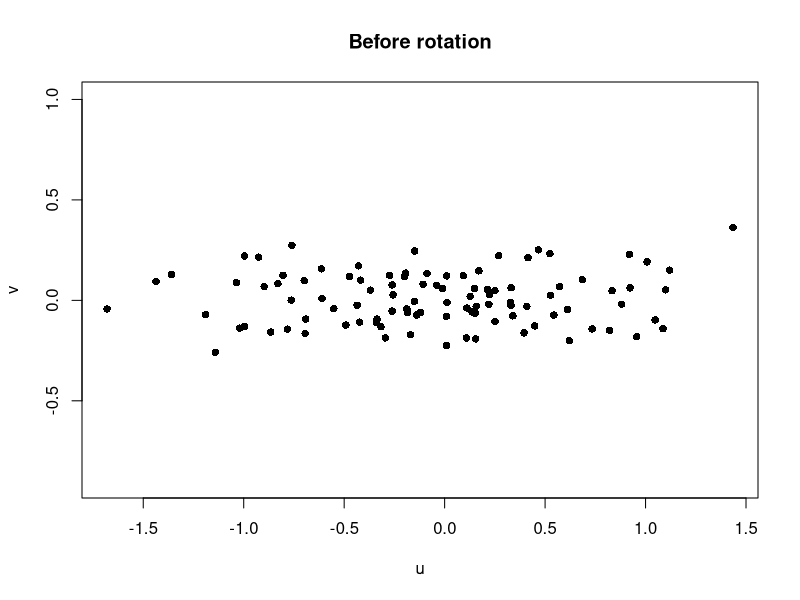
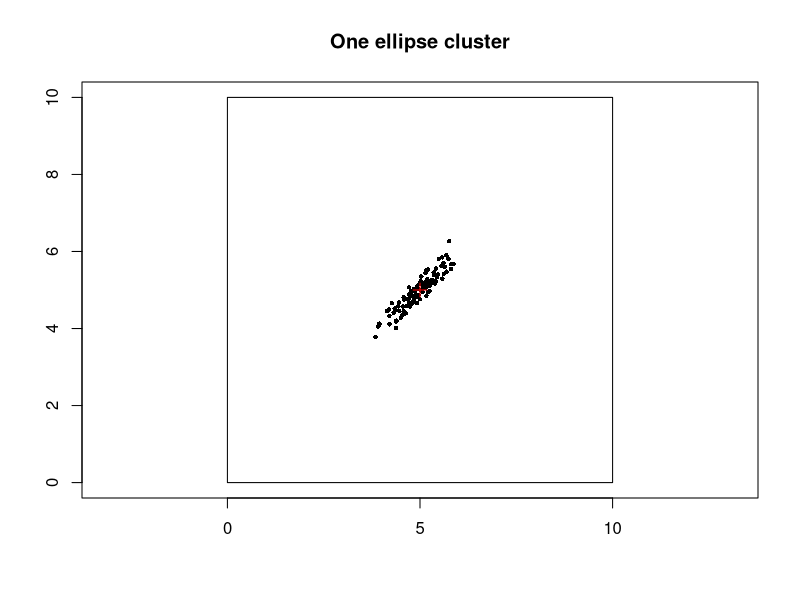
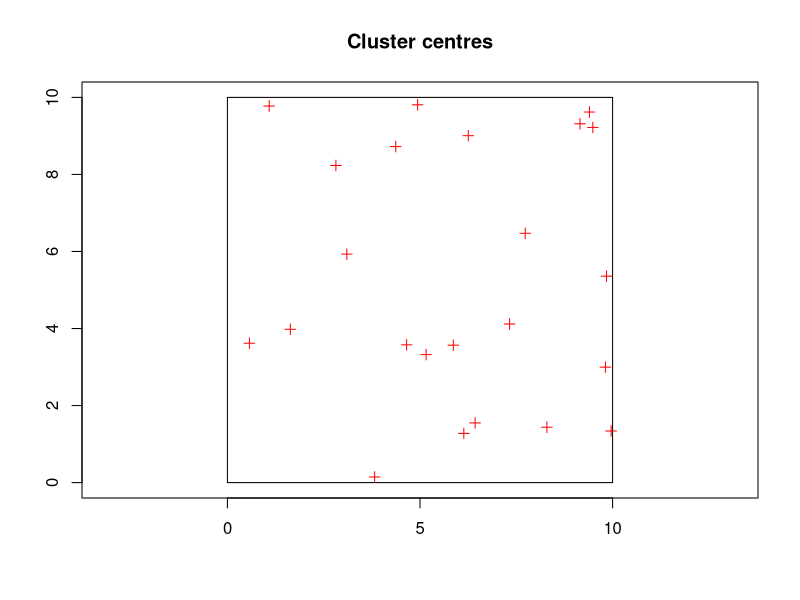
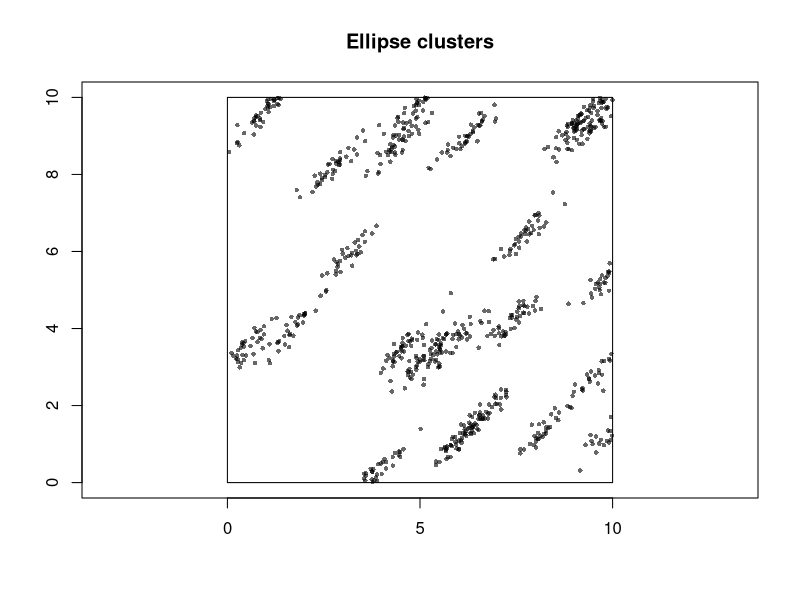
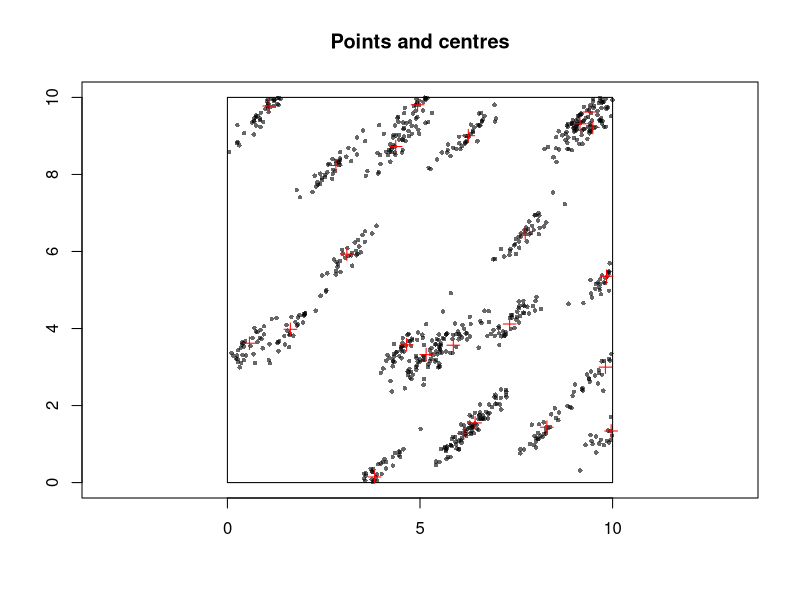
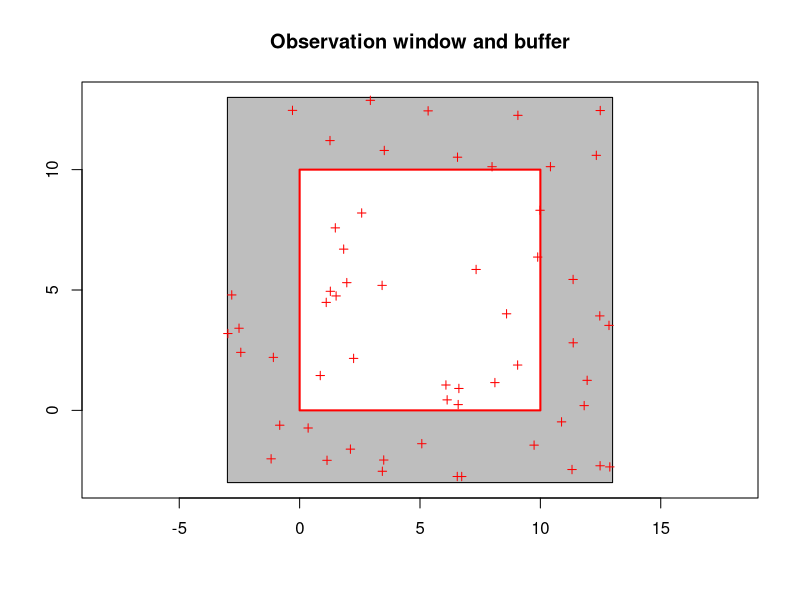
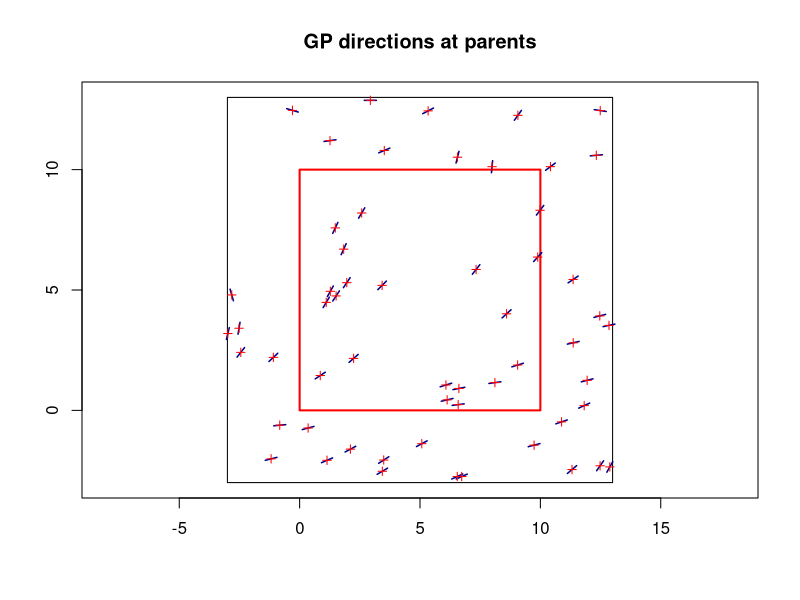
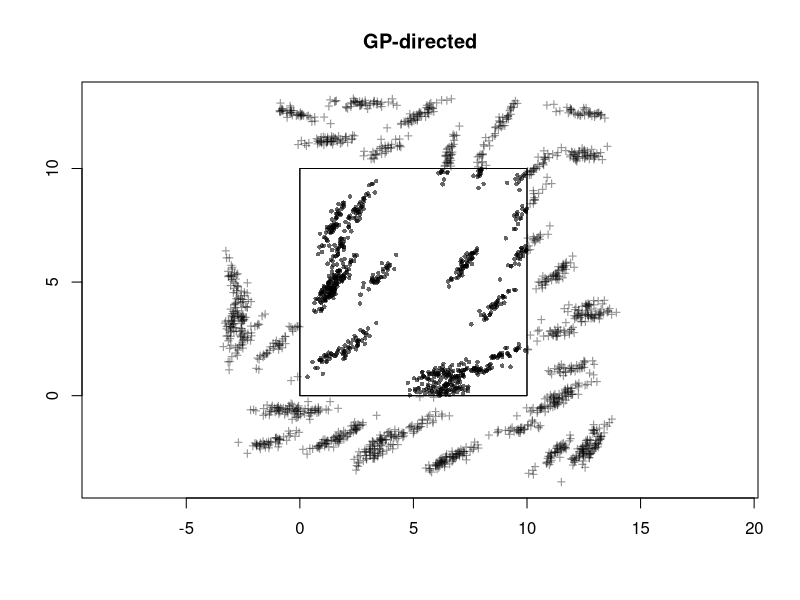

Recreate these plots in R, in order.
## ---- chunk 1
knitr::opts_chunk$set(echo = TRUE,
                      fig.width = 6, fig.height = 6
                      )
## ---- chunk 2
library(spatstat.geom)
library(spatstat.random)
## ---- chunk 3
W <- owin(xrange = c(0, 10), yrange = c(0, 10))

sigma_parallel <- 0.60
sigma_perp <- 0.12
theta0 <- pi / 4
## ---- chunk 4
n <- 100
u <- rnorm(n, mean = 0, sd = sigma_parallel)
v <- rnorm(n, mean = 0, sd = sigma_perp)

plot(u, v, asp = 1, pch = 16,
     xlab = "u", ylab = "v", main = "Before rotation")

dx <- u * cos(theta0) - v * sin(theta0)
dy <- u * sin(theta0) + v * cos(theta0)
xy <- data.frame(x = 5 + dx, y = 5 + dy)

plot(W, main = "One ellipse cluster", axes = TRUE)
points(xy$x, xy$y, pch = 16, cex = 0.6)
points(5, 5, pch = 3, col = "red", cex = 1.3)
## ---- chunk 5
lambda_centers <- 0.2
X_parent <- rpoispp(lambda_centers, win = W)
xy_parent <- data.frame(x = X_parent$x, y = X_parent$y)
n_parent <- npoints(X_parent)

n_parent
plot(X_parent, main = "Cluster centres", axes = TRUE,
     pch = 3, cols = "red")
## ---- chunk 6
lambda_offspring <- 40
n_offspring <- rpois(n_parent, lambda = lambda_offspring)

n_offspring

xy <- data.frame(x = numeric(), y = numeric()) #
for (i in seq_len(n_parent)) {
  u <- rnorm(n_offspring[i], sd = sigma_parallel)
  v <- rnorm(n_offspring[i], sd = sigma_perp)
  
  xy_i <- data.frame(
    x = xy_parent$x[i] + u * cos(theta0) - v * sin(theta0),
    y = xy_parent$y[i] + u * sin(theta0) + v * cos(theta0)
  )
  xy <- rbind(xy, xy_i)
}

keep <- inside.owin(xy$x, xy$y, W) #only keep points in the window 
X <- ppp(x = xy$x[keep], y = xy$y[keep], window = W)

sum(n_offspring)
npoints(X)

plot(X, main = "Ellipse clusters", axes = TRUE, pch = 16, cex = 0.6)
plot(X, main = "Points and centres", axes = TRUE, pch = 16, cex = 0.6)
plot(X_parent, add = TRUE, pch = 3, cols = "red", cex = 1.2)
## ---- chunk 7

buffer <- 5 * max(sigma_parallel, sigma_perp)
W_sim <- owin(
  xrange = W$xrange + c(-buffer, buffer),
  yrange = W$yrange + c(-buffer, buffer)
)
## ---- chunk 8
X_parent <- rpoispp(lambda_centers, win = W_sim)
xy_parent <- data.frame(x = X_parent$x, y = X_parent$y)
n_parent <- npoints(X_parent)
n_parent
## ---- chunk 9
plot(W_sim, main = "Observation window and buffer", axes = TRUE, col = "grey")
plot(W, add = TRUE, col = "white", border = "red", lwd = 2)
plot(X_parent, add = TRUE, pch = 3, cols = "red", cex = 0.8)
## ---- chunk 10
sigma_gp <- 0.6
rho_gp <- 3

D_gp <- as.matrix(dist(xy_parent))
Sigma_gp <- sigma_gp^2 * exp(-D_gp^2 / (2 * rho_gp^2)) #Covaariance

R_gp <- chol(Sigma_gp)

z_gp <- rnorm(n_parent)
Z_gp <- as.vector(t(R_gp) %*% z_gp)

theta_gp <- (theta0 + Z_gp) %% pi

line_length <- 0.5
dx_parent <- line_length / 2 * cos(theta_gp)
dy_parent <- line_length / 2 * sin(theta_gp)

plot(W_sim, main = "GP directions at parents", axes = TRUE)
plot(W, add = TRUE, border = "red", lwd = 2)
segments(xy_parent$x - dx_parent, xy_parent$y - dy_parent,
         xy_parent$x + dx_parent, xy_parent$y + dy_parent,
         col = "darkblue", lwd = 1.5)
plot(X_parent, add = TRUE, pch = 3, cols = "red", cex = 0.8)
## ---- chunk 11
n_offspring <- rpois(n_parent, lambda = lambda_offspring)
n_offspring
xy <- data.frame(x = numeric(), y = numeric())

for (i in seq_len(n_parent)) {
  u <- rnorm(n_offspring[i], sd = sigma_parallel)
  v <- rnorm(n_offspring[i], sd = sigma_perp)
  xy_i <- data.frame(
    x = xy_parent$x[i] + u * cos(theta_gp[i]) - v * sin(theta_gp[i]),
    y = xy_parent$y[i] + u * sin(theta_gp[i]) + v * cos(theta_gp[i])
  )
  xy <- rbind(xy, xy_i)
}

X <- ppp(x = xy$x, y = xy$y, window = W)
sum(n_offspring)
npoints(X)
## ---- chunk 12
plot(X, main = "GP-directed", axes = TRUE, pch = 16, cex = 0.6)
## ---- chunk 13
keep <- inside.owin(xy$x, xy$y, W)
X <- ppp(x = xy$x[keep], y = xy$y[keep], window = W)
sum(n_offspring)
npoints(X)
#plot(X, main = "GP-directed Inside", axes = TRUE, pch = 16, cex = 0.6)
plot(X, axes = TRUE, pch = 16, cex = 0.6)
## ---- chunk 14
plot(X, main = "GP-directed Inside", axes = TRUE, pch = 16, cex = 0.6)
plot(X_parent[W], add = TRUE, pch = 3, cols = "red", cex = 0.8)
## ---- chunk 15
rotate_gp <- function(theta_new) {
  id_parent <- rep(seq_len(n_parent), times = n_offspring)
  dx <- xy$x - xy_parent$x[id_parent]
  dy <- xy$y - xy_parent$y[id_parent]
  dtheta <- theta_new[id_parent] - theta_gp[id_parent]

  xy_new <- data.frame(
    x = xy_parent$x[id_parent] + dx * cos(dtheta) - dy * sin(dtheta),
    y = xy_parent$y[id_parent] + dx * sin(dtheta) + dy * cos(dtheta)
  )

  keep <- inside.owin(xy_new$x, xy_new$y, W)
  ppp(x = xy_new$x[keep], y = xy_new$y[keep], window = W)
}
## ---- chunk 16
theta_logistic <- pi * plogis(qlogis(theta0 / pi) + Z_gp)
X_logistic <- rotate_gp(theta_logistic)

par(mfrow = c(1, 2))
plot(X, main = "mod pi", axes = TRUE, pch = 16, cex = 0.6)
plot(X_logistic, main = "Logistic", axes = TRUE, pch = 16, cex = 0.6)
par(mfrow = c(1, 1))
## ---- chunk 17
z <- seq(-40, 40, length.out = 1000) 
matplot(z, cbind((theta0 + z) %% pi, pi * plogis(qlogis(theta0 / pi) + z)) * 180 / pi, pch = 16, cex = 0.3, col = c("blue", "red"), xlab = "Z(s)", ylab = "Angle (degrees)")

## ---- chunk 18
theta0 <- 0

# Density of GP_angle
theta_mod <- (theta0 + Z_gp) %% pi
theta_logistic <- (theta0 + pi * (plogis(Z_gp) - 0.5)) %% pi


angle_density <- function(theta) {
  angle <- theta * 180 / pi
  d <- density(c(angle - 180, angle, angle + 180),
               bw = 10, from = 0, to = 180)
  d$y <- 3 * d$y
  return(d)
}

density_mod <- angle_density(theta_mod)
density_logistic <- angle_density(theta_logistic)


ylim_density <- c(0, max(density_mod$y, density_logistic$y))

par(mfrow = c(1, 1))
plot(density_mod, col = "blue", lwd = 2,
     xlim = c(0, 180), ylim = ylim_density,
     main = "Angle distributions: theta0 = 0",
     xlab = "Angle (degrees)", ylab = "Density")

lines(density_logistic, col = "red", lwd = 2)

legend("topright",
       legend = c("mod pi", "logistic"),
       col = c("blue", "red"),
       lwd = 2, bty = "n")
## ---- chunk 19
# observepoint
n_field <- 500
xy_field <- data.frame(
  x = runif(n_field, W$xrange[1], W$xrange[2]),
  y = runif(n_field, W$yrange[1], W$yrange[2])
)

# 
D_field <- as.matrix(dist(xy_field))
Sigma_field <- sigma_gp^2 * exp(-D_field^2 / (2 * rho_gp^2))
Sigma_field <- Sigma_field + diag(1e-8, n_field)
R_field <- chol(Sigma_field)

# 
GP1 <- as.vector(t(R_field) %*% rnorm(n_field))
GP2 <- as.vector(t(R_field) %*% rnorm(n_field))

# (GP1,GP2)^T
vector_field <- data.frame(xy_field, GP1 = GP1, GP2 = GP2)

# plot
plot(W, main = "Gaussian vector field", axes = TRUE)
points(xy_field$x, xy_field$y, pch = 16, cex = 0.5)

arrow_scale <- 1
arrows(xy_field$x, xy_field$y,
       xy_field$x + arrow_scale * GP1,
       xy_field$y + arrow_scale * GP2,
       length = 0.06, col = "lightblue")
